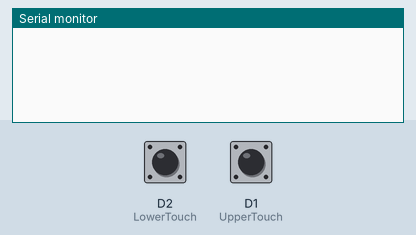
The sketch below on a simulated ESP8266 (NodeMCU). Shown: the last lines printed to the serial monitor. The test bench sets the inputs (shaded band); at power-on: D2 (LowerTouch) HIGH, D1 (UpperTouch) LOW.

Above: at 1.2 s.
1.3 s: D2 (LowerTouch) pulled LOW for 0.15 s
At 4.3 s:
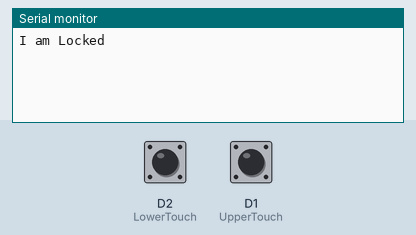
4.4 s: D2 (LowerTouch) pulled LOW for 1 s
At 8.2 s:
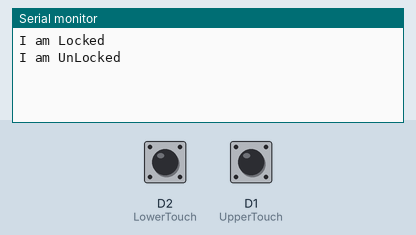
8.4 s: D1 (UpperTouch) pulled HIGH for 0.15 s
At 10.0 s:
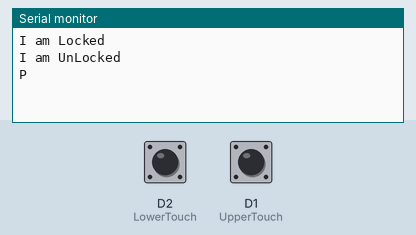

Measured:
- after the input at 1.3 s, the serial monitor: prints a new line after 2.7 s (image 1)
- after the input at 4.4 s, the serial monitor: prints a new line after 3.0 s (image 2)
- after the input at 8.4 s, the serial monitor: prints a new line after 0.50 s (image 3)

The sketch:

TouchSensors.ino
```cpp
#include<ESP8266WiFi.h>
#include<Ticker.h>
#define UpperTouch D1 //Upper touch sensor pin
#define LowerTouch D2 //Lower touch sensor pin
#define RedLED D3
#define GreenLED D4
#define BlueLED  D5

String Action;  //Command to be snet via WiFi
bool UpperIsPressed= false;
bool LowerIsPressed=false;
bool UnPressed=false;

Ticker UpperTick, LowerTick, CheckStillPress, CheckHold, CheckStillPress2, CheckHold2;

void setup() {
  // put your setup code here, to run once:
  Serial.begin(9600);
  pinMode(UpperTouch,INPUT);
  pinMode(LowerTouch,INPUT);
  attachInterrupt(digitalPinToInterrupt(UpperTouch),UpperISR,RISING);
  attachInterrupt(digitalPinToInterrupt(LowerTouch),LowerISR,RISING);
  SetColor(0,255,0); //Green LED
}

void loop() {
  // put your main code here, to run repeatedly:

}

void UpperISR(){
  //Serial.println("Upper is Touched");
  UpperIsPressed=true;
  LowerIsPressed=false;
  UpperTick.once_ms(500,CheckUpper);
}

void LowerISR(){
  //Serial.println("Lower is Touched");
  LowerIsPressed=true;
  UpperIsPressed=false;
  LowerTick.once_ms(500,CheckLower);
}

void CheckUpper(){
  if(LowerIsPressed){
    Action="L"; // Lowering Volume
    Serial.println(Action);
  }
  else if(UpperIsPressed) {
    Action="P"; //Pause
    Serial.println(Action);
  }
  LowerIsPressed= false;
  UpperIsPressed= false;
}

void CheckLower(){
  if(UpperIsPressed){
    Action="R"; // Raising Volume
    Serial.println(Action);
  }
  else {
    CheckStillPress.attach_ms(100,StillPressISR);
    CheckHold.once(2,HoldISR);
  }
  LowerIsPressed= false;
  UpperIsPressed= false;
}

void StillPressISR(){
  if(!digitalRead(LowerTouch)){
    UnPressed=true;
  }
}

void StillPressISR2(){
  if(!digitalRead(LowerTouch)){
    UnPressed=true;
  }
}

void HoldISR(){
  if(!UnPressed){
    Serial.println("I am Locked");
    detachInterrupt(UpperTouch);
    detachInterrupt(LowerTouch);
    CheckStillPress.detach();
    CheckHold.detach();
    SetColor(0,0,255); //Red LED
    UnPressed=false;
    Lock();
    }
    UnPressed=false;
    CheckStillPress.detach();
}

void Lock(){
    attachInterrupt(digitalPinToInterrupt(LowerTouch),LockISR,RISING);
}

void LockISR(){
  if (digitalRead(LowerTouch)) {
    CheckStillPress2.attach_ms(100, StillPressISR2);
    CheckHold2.once(2, UnHoldISR);
  }
}

void UnHoldISR(){
  if(!UnPressed){
    Serial.println("I am UnLocked");
    attachInterrupt(digitalPinToInterrupt(UpperTouch),UpperISR,RISING);
    attachInterrupt(digitalPinToInterrupt(LowerTouch),LowerISR,RISING);
    SetColor(0,255,0); //Green LED
    CheckStillPress2.detach();
    UnPressed=false;
    }
    else{
      CheckStillPress2.detach();
      Lock();
    }
    UnPressed=false;
}

void SetColor(int RedValue, int GreenValue, int BlueValue){
  digitalWrite(RedLED, RedValue);
  digitalWrite(GreenLED, GreenValue);
  digitalWrite(BlueLED, BlueValue);
}
```
